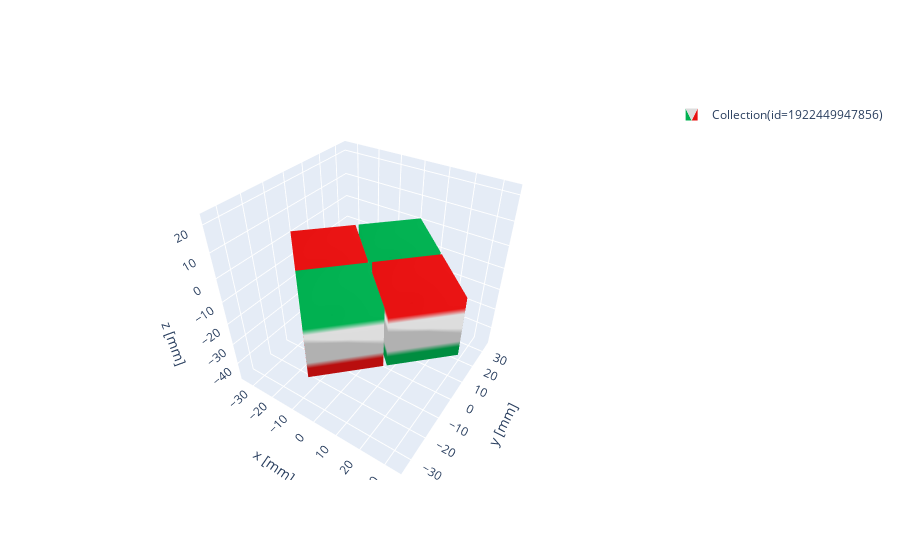

The cell this chart's notebook holds for it:
### Code cell
mag_config.show_magnets()

### Figure 1 — Plotly figure (JSON) as saved in the notebook; plotly's stock layout.template omitted (floating-point values rounded to 4 significant figures)
{"data": [{"color": "#2E91E5", "colorscale": [[0, "#00b050"], [0.16, "#00b050"], [0.26, "#dddddd"], [0.74, "#dddddd"], [0.84, "#e71111"], [1, "#e71111"]], "i": [7, 0, 0, 0, 4, 4, 2, 6, 4, 0, 3, 7, 15, 8, 8, 8, 12, 12, 10, 14, 12, 8, 11, 15, 23, 16, 16, 16, 20, 20, 18, 22, 20, 16, 19, 23, 31, 24, 24, 24, 28, 28, 26, 30, 28, 24, 27, 31], "intensity": [1, 1, 1, 1, 0, 0, 0, 0, 0, 0, 0, 0, 1, 1, 1, 1, 0, 0, 0, 0, 1, 1, 1, 1, 1, 1, 1, 1, 0, 0, 0, 0], "j": [0, 7, 1, 2, 6, 7, 1, 2, 5, 5, 2, 2, 8, 15, 9, 10, 14, 15, 9, 10, 13, 13, 10, 10, 16, 23, 17, 18, 22, 23, 17, 18, 21, 21, 18, 18, 24, 31, 25, 26, 30, 31, 25, 26, 29, 29, 26, 26], "k": [3, 4, 2, 3, 5, 6, 5, 5, 0, 1, 7, 6, 11, 12, 10, 11, 13, 14, 13, 13, 8, 9, 15, 14, 19, 20, 18, 19, 21, 22, 21, 21, 16, 17, 23, 22, 27, 28, 26, 27, 29, 30, 29, 29, 24, 25, 31, 30], "legendgroup": "Collection(id=1922449947856)", "name": "Collection(id=1922449947856)", "opacity": 1, "showlegend": true, "showscale": false, "type": "mesh3d", "x": [1.776e-15, -17.68, -1.776e-15, 17.68, 1.776e-15, -17.68, -1.776e-15, 17.68, 18.56, 0.8839, 18.56, 36.24, 18.56, 0.8839, 18.56, 36.24, -18.56, -36.24, -18.56, -0.8839, -18.56, -36.24, -18.56, -0.8839, 1.776e-15, -17.68, -1.776e-15, 17.68, 1.776e-15, -17.68, -1.776e-15, 17.68], "y": [-36.24, -18.56, -0.8839, -18.56, -36.24, -18.56, -0.8839, -18.56, -17.68, -1.776e-15, 17.68, 1.776e-15, -17.68, -1.776e-15, 17.68, 1.776e-15, -17.68, -1.776e-15, 17.68, 1.776e-15, -17.68, -1.776e-15, 17.68, 1.776e-15, 0.8839, 18.56, 36.24, 18.56, 0.8839, 18.56, 36.24, 18.56], "z": [-25, -25, -25, -25, 0, 0, 0, 0, -25, -25, -25, -25, 0, 0, 0, 0, -25, -25, -25, -25, 0, 0, 0, 0, -25, -25, -25, -25, 0, 0, 0, 0]}], "layout": {"legend": {"itemsizing": "constant"}, "scene": {"aspectmode": "manual", "aspectratio": {"x": 1, "y": 1, "z": 1}, "camera": {"eye": {"x": 1, "y": -1.5, "z": 1.4}}, "xaxis": {"autorange": false, "range": [-36.24, 36.24], "title": {"text": "x [mm]"}}, "yaxis": {"autorange": false, "range": [-36.24, 36.24], "title": {"text": "y [mm]"}}, "zaxis": {"autorange": false, "range": [-48.74, 23.74], "title": {"text": "z [mm]"}}}}}
